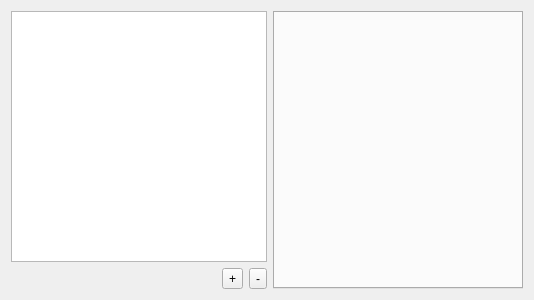
<?xml version="1.0" encoding="UTF-8"?>
<ui version="4.0">
 <class>FilterOption</class>
 <widget class="QWidget" name="FilterOption">
  <property name="geometry">
   <rect>
    <x>0</x>
    <y>0</y>
    <width>532</width>
    <height>300</height>
   </rect>
  </property>
  <property name="windowTitle">
   <string>Form</string>
  </property>
  <layout class="QHBoxLayout" name="horizontalLayout_2">
   <item>
    <layout class="QVBoxLayout" name="verticalLayout">
     <item>
      <widget class="QListWidget" name="listWidget">
       <property name="sizePolicy">
        <sizepolicy hsizetype="MinimumExpanding" vsizetype="Expanding">
         <horstretch>0</horstretch>
         <verstretch>0</verstretch>
        </sizepolicy>
       </property>
       <property name="minimumSize">
        <size>
         <width>0</width>
         <height>0</height>
        </size>
       </property>
       <property name="maximumSize">
        <size>
         <width>16777215</width>
         <height>16777215</height>
        </size>
       </property>
      </widget>
     </item>
     <item>
      <layout class="QHBoxLayout" name="horizontalLayout">
       <item>
        <spacer name="horizontalSpacer">
         <property name="orientation">
          <enum>Qt::Orientation::Horizontal</enum>
         </property>
         <property name="sizeHint" stdset="0">
          <size>
           <width>40</width>
           <height>20</height>
          </size>
         </property>
        </spacer>
       </item>
       <item>
        <widget class="QToolButton" name="addButton">
         <property name="text">
          <string>+</string>
         </property>
        </widget>
       </item>
       <item>
        <widget class="QToolButton" name="removeButton">
         <property name="text">
          <string>-</string>
         </property>
        </widget>
       </item>
      </layout>
     </item>
    </layout>
   </item>
   <item>
    <widget class="QTabWidget" name="tabWidget">
     <property name="minimumSize">
      <size>
       <width>250</width>
       <height>0</height>
      </size>
     </property>
    </widget>
   </item>
  </layout>
 </widget>
 <resources/>
 <connections/>
</ui>
